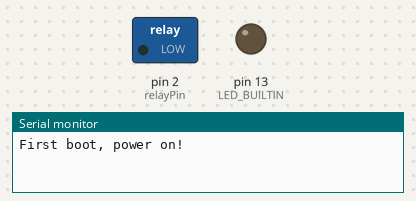
Bench run of a sketch on a simulated Arduino Uno, built for the host (arithmetic inside an expression is 32-bit, double 64-bit). Shown: switched loads named in the sketch (green lamp = pin HIGH), output pins drawn as LEDs (lit = HIGH), the last lines printed to the serial monitor. WiFi joins after 1.5 s; servers stay silent unless stated.

Above: at 1.6 s.
At 126.8 s:
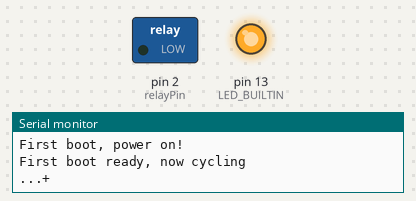
Timing chart, 0 to 129.2 s (numbered marks = the images above):
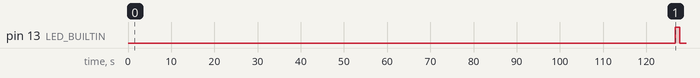

Measured:
- by itself, pin 13 (LED_BUILTIN): LOW → HIGH at 127 s, → LOW 1.0 s later

The sketch:

Arduino_NetworkConnection_Reboot-router.ino
```cpp
#include <Ethernet.h>
#include <SPI.h>


byte mac[] = { 0x90, 0xA2, 0xDA, 0x0F, 0x5E, 0xAD };
byte server[] = { "http://www.google.se" }; // Google
int failedConnect = 0;  //Connection failed count, 3 times reboot router
int failedConnectGlobal = 0;  //Reboot counter
bool firstBoot = true;
EthernetClient client;
const int relayPin =  2;  //Relay pin

void setup()
{
  Ethernet.begin(mac);
  Serial.begin(9600);
  pinMode(relayPin, OUTPUT);
  pinMode(LED_BUILTIN, OUTPUT);
}

void loop()
{
  if(firstBoot){
      digitalWrite(relayPin, LOW);
      Serial.println("First boot, power on!");
      delay(120000);
      Serial.println("First boot ready, now cycling");
      firstBoot = false;
    }
  digitalWrite(relayPin, LOW);
  digitalWrite(LED_BUILTIN, LOW);

  delay(5000);
  Serial.print("...");
  if (client.connect(server, 80)) {
    Serial.print("+");
    digitalWrite(LED_BUILTIN, HIGH);
    failedConnect = 0;
  } else {
    Serial.print("~");
    failedConnect = failedConnect + 1;
    if(failedConnect>=3){
      digitalWrite(relayPin, HIGH);
      delay(5000);
      failedConnectGlobal = failedConnectGlobal + 1;
      failedConnect = 0;
      firstBoot = true;

      }

  }
  delay(1000);
  client.stop();
  if (client.available()) {
    char c = client.read();
    Serial.println(c);
  }

  if (!client.connected()) {
    Serial.print("-");
    Serial.print("||Fails: " + String(failedConnect));
    Serial.print(" ||Reboots: " + String(failedConnectGlobal));
    Serial.println();


  }
}
```
